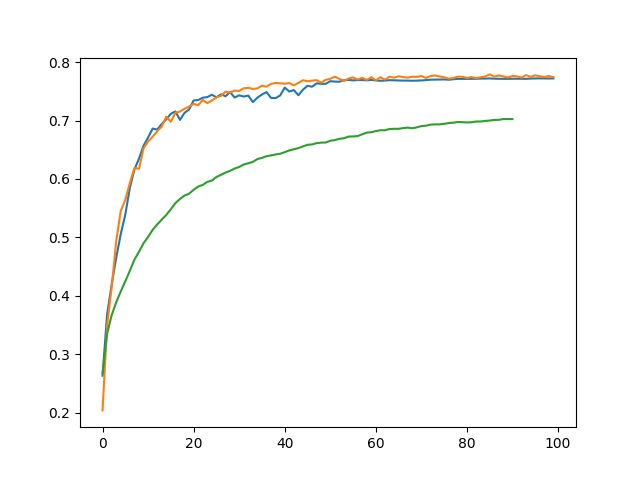

The Python source for this figure:

import numpy as np
import matplotlib.cm as cmap
import matplotlib.pyplot as plt
import matplotlib.image as mpimg

weights = np.load('cifar10_conv_weights.npy').item()
plt.plot(weights['test_acc'])

weights = np.load('cifar10_conv_weights_fa.npy').item()
plt.plot(weights['test_acc'])

weights = np.load('cifar10_conv_weights_random.npy').item()
plt.plot(weights['test_acc'])

plt.savefig('plot_acc.png')
